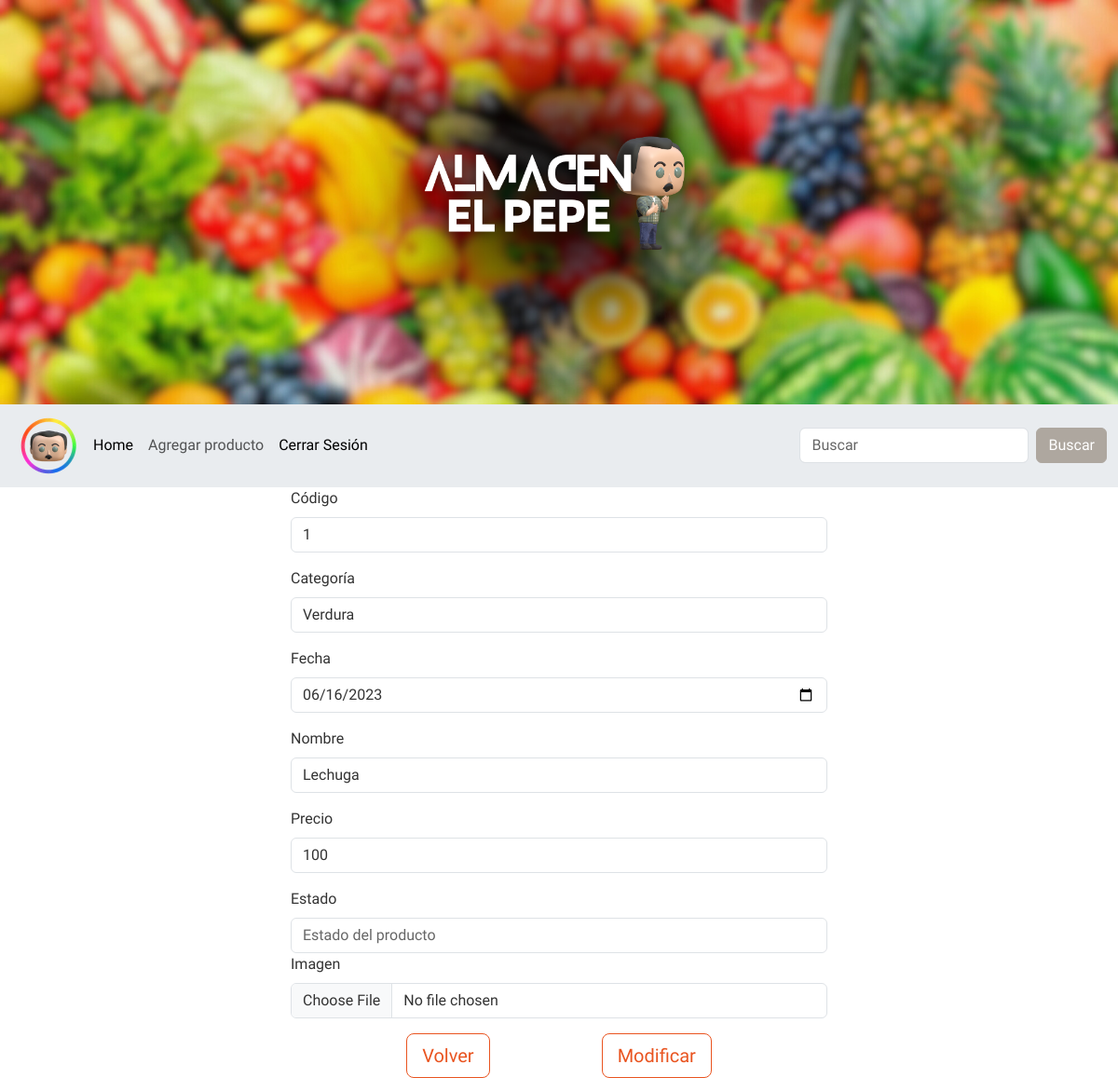
Before: /editar.php?codigo=1 with the older database file.
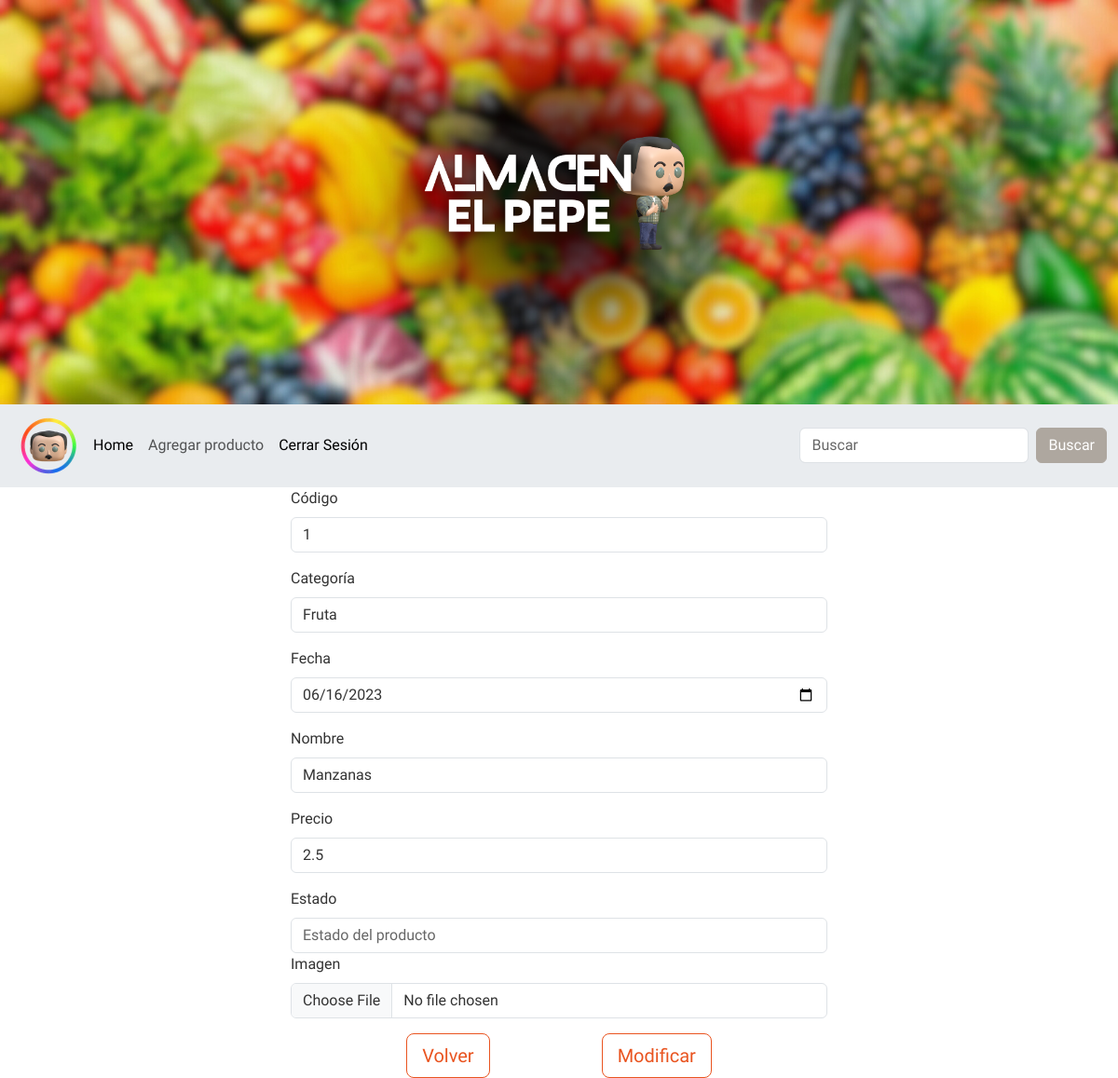
After: the same page with the newer database file.
### tables this page shows
CREATE TABLE `productos` (
  `codigo` int(10) NOT NULL,
  `categoria` varchar(255) NOT NULL,
  `fechaAlta` date NOT NULL DEFAULT current_timestamp(),
  `nombre` varchar(255) NOT NULL,
  `precio` float NOT NULL,
  `estado` int(11) NOT NULL
);

### editar.php (the view, shortened to what this page needs)
<?php
require("consultas.php");
if (!isset($_GET["codigo"])) {
    header("location:index.php");
} else {
    $conexion = conectar();
    $sql = "SELECT * FROM productos WHERE codigo='" . $_GET["codigo"] . "'";
    $buscar = mysqli_query($conexion, $sql);
    if (mysqli_num_rows($buscar) > 0) {
        $datos = mysqli_fetch_assoc($buscar);
    }
}
?>
<!DOCTYPE html>
<html>
<head>
    <link rel="stylesheet" type="text/css" href="css/bootstrap.min.css">
</head>
<body>
    <img src="img/almacen.png" style="width: 100%;" alt="Almacén 'El Pepe'">
    <nav class="navbar navbar-expand-lg bg-light" data-bs-theme="light">
        <div class="container-fluid">
            <img src="img/pepe-argento.png" alt="Logo del Almacén 'El Pepe'">
            <div class="collapse navbar-collapse" id="navbarColor01">
                <ul class="navbar-nav me-auto">
                    <li class="nav-item">
                        <a class="nav-link active" href="indexAdmin.php">Home
                        </a>
                    </li>
                    <li class="nav-item">
                        <a class="nav-link" href="nuevo.php">Agregar producto</a>
                    </li>
                    <li class="nav-item">
                        <a class="nav-link active" href="index.php" onclick="cerrarSesion()">Cerrar Sesión
                        </a>
                    </li>
                </ul>
                <form class="d-flex">
                    <input class="form-control me-sm-2" type="search" name="inputBuscar" placeholder="Buscar">
                    <button class="btn btn-secondary my-2 my-sm-0" type="submit">Buscar</button>
                </form>
            </div>
        </div>
    </nav>
    <form method="POST" enctype='multipart/form-data'>
        <div class="container col-6" >
            <div class="mb-3">
                <label class="form-label">Código</label>
                <input type="text" name="inputCodigo" class="form-control" placeholder="Código del producto" value="<?php echo $_GET['codigo']; ?>" readonly="">
            </div>
            <div class="mb-3">
                <label class="form-label">Categoría</label>
                <input type="text" name="inputCategoria" class="form-control" placeholder="Categoría del producto" value="<?php echo $datos["categoria"]; ?>" required>
            </div>
            <div class="mb-3">
                <label class="form-label">Fecha</label>
                <input type="date" name="inputFecha" class="form-control" value="<?php echo $datos["fechaAlta"]; ?>">
            </div>
            <div class="mb-3">
                <label class="form-label">Nombre</label>
                <input type="text" name="inputNombre" class="form-control" placeholder="Nombre del producto" value="<?php echo $datos["nombre"]; ?>" required>
            </div>
            <div class="mb-3">
                <label class="form-label">Precio</label>
                <input type="text" name="inputPrecio" class="form-control" placeholder="Precio del producto" value="<?php echo $datos["precio"]; ?>" required>
            </div>
            <div>
                <label class="form-label">Estado</label>
                <input type="text" name="inputEstado" class="form-control" placeholder="Estado del producto" required>
            </div>
            <div class="mb-3">
                <label class="form-label">Imagen</label>
                <input type="file" name="inputImagen" class="form-control" accept="image/*" required>
            </div>
        </div>
        <div class="d-flex justify-content-center mt-2">
            <div style="margin-right: 10%;">
                <a class="btn btn-lg btn-outline-primary" href="indexAdmin.php">Volver</a>
            </div>
            <div>
                <button class="btn btn-lg btn-outline-primary" name="botonModificar">Modificar</button>
            </div>
        </div>
    </form>
</body>
</html>

Changed rows visible on the page:
changed productos: inputCategoria "Verdura" → "Fruta"; inputNombre "Lechuga" → "Manzanas"; inputPrecio "100" → "2.5"
